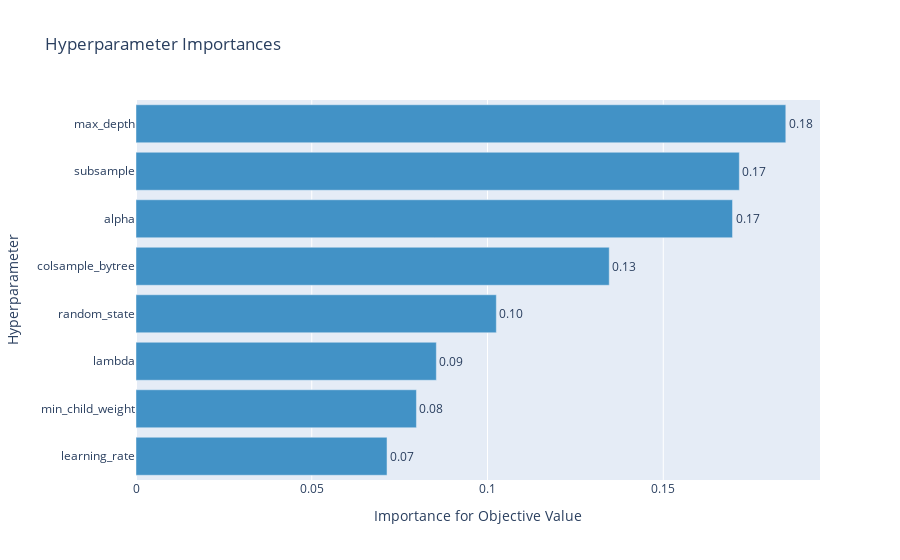

Notebook code cell kept with this figure:
### Code cell
#Visualize parameter importance
optuna.visualization.plot_param_importances(study_results)

### Figure 1 — Plotly figure (JSON) as saved in the notebook; plotly's stock layout.template omitted (floating-point values rounded to 4 significant figures)
{"data": [{"cliponaxis": false, "hovertemplate": ["learning_rate (CategoricalDistribution): 0.07141189049475741<extra></extra>", "min_child_weight (IntUniformDistribution): 0.07978100726269154<extra></extra>", "lambda (LogUniformDistribution): 0.0854482663701561<extra></extra>", "random_state (CategoricalDistribution): 0.10250993807975614<extra></extra>", "colsample_bytree (CategoricalDistribution): 0.13463196292306162<extra></extra>", "alpha (LogUniformDistribution): 0.1697081772872893<extra></extra>", "subsample (CategoricalDistribution): 0.17164580287765485<extra></extra>", "max_depth (CategoricalDistribution): 0.18486295470463301<extra></extra>"], "marker": {"color": "rgb(66,146,198)"}, "orientation": "h", "text": ["0.07141189049475741", "0.07978100726269154", "0.0854482663701561", "0.10250993807975614", "0.13463196292306162", "0.1697081772872893", "0.17164580287765485", "0.18486295470463301"], "textposition": "outside", "texttemplate": "%{text:.2f}", "type": "bar", "x": [0.07141, 0.07978, 0.08545, 0.1025, 0.1346, 0.1697, 0.1716, 0.1849], "y": ["learning_rate", "min_child_weight", "lambda", "random_state", "colsample_bytree", "alpha", "subsample", "max_depth"]}], "layout": {"showlegend": false, "title": {"text": "Hyperparameter Importances"}, "xaxis": {"title": {"text": "Importance for Objective Value"}}, "yaxis": {"title": {"text": "Hyperparameter"}}}}
